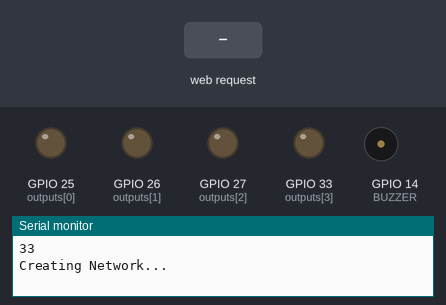
Recording of a sketch running on a simulated ESP32. Parts: output pins drawn as LEDs (lit = HIGH), buzzer (waves = sounding), the last lines printed to the serial monitor. Inputs (shaded band) come from the test bench. Random numbers use the default seed unless the sketch sets one.

Above: at 3.7 s.
3.8 s: HTTP request GET /restart received
At 4.3 s:
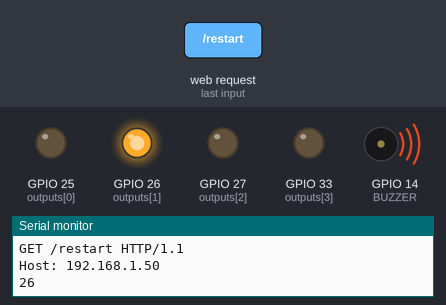
8.3 s: HTTP request GET /pin received
At 9.7 s:
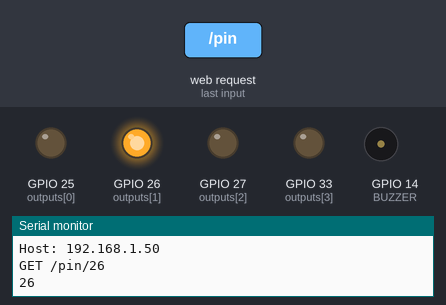
9.8 s: HTTP request GET /pin/ received
At 12.0 s:
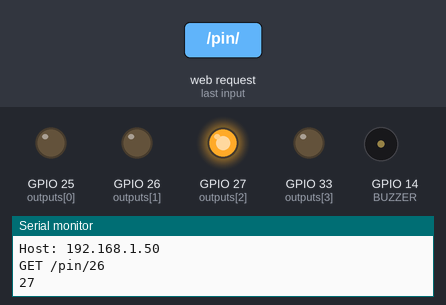
Timing chart, 0 to 13.8 s (numbered marks = the images above; inputs shaded):
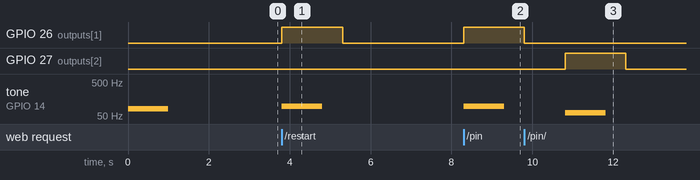

The sketch:

memory.ino
```cpp
#include <WiFi.h>

#define WIFI_NETWORK "ESP32"
#define WIFI_PASSWORD "memory122"
#define WIFI_TIMEOUT_MS 20000

#define BUZZER 14
#define NOTE_B3  62
#define NOTE_C4  65
#define NOTE_G3  98
#define NOTE_E4  82

#define MAX_DIFFICULTY 6

//Usaremos a porta 80
WiFiServer server(80);

//Os pinos dos leds usados
const int outputs[] = {25,26,27,33};
const int n_outputs = sizeof(outputs)/sizeof(const int);

//As notas representantes de cada led
int tones[] = {NOTE_C4, NOTE_G3, NOTE_B3, NOTE_E4};

//O vetor no qual serao guardadas as cores que devem ser apertadas (geracao pseudo-aleatoria)
int answers[MAX_DIFFICULTY];
//O vetor no qual serao armazenadas as notas correspondentes as cores
int notes[MAX_DIFFICULTY];

//Quantas cores se deve responder em cada rodada e a quantidade de rodadas acertadas
int difficulty;

//Posicao da sequencia de cores que deve ser respondida agora
int current_answer = 0;

unsigned long start_time;


void restart_game(){
  difficulty = 1;
  current_answer = 0;
  for(int i = 0; i < MAX_DIFFICULTY; ++i){
    answers[i] = 0;
    notes[i] = 0;
  }
  generate_answers();
  show_answers();
}

void generate_answers(){
  //Atribui um pino pseudo-aleatorio de outputs para cada item da sequencia answers, respeitando a dificuldade
  for(int i = 0; i < difficulty; ++i){
    int random_index = random(0,n_outputs);
    answers[i] = outputs[random_index];
    notes[i] = tones[random_index];
    Serial.println(answers[i]);
  }
}

void show_answers(){
  for(int i = 0; i < difficulty; ++i){
    digitalWrite(answers[i], HIGH);
    tone(BUZZER, notes[i], 1000);
    delay(1500);
    digitalWrite(answers[i], LOW);
    noTone(BUZZER);
    delay(1000);
  }
}

void create_network(){
  Serial.println("Creating Network...");

  WiFi.mode(WIFI_AP);
  WiFi.softAP(WIFI_NETWORK, WIFI_PASSWORD);

  start_time = millis();

  server.begin();
  //Serial.println(WiFi.localIP());
}

void send_response(WiFiClient client){
  //Manda uma resposta para a requisicao feita pelo cliente
  client.println("HTTP/1.1 200 OK");
  client.println("Content-type:text/html");
  client.println("Connection: close");
  client.println();
}

int analyze_request(String header){
  //Toma decisoes diferentes dependendo de qual "pagina" do site esta sendo requisitada
  if(header.indexOf("GET /restart") >= 0){
    restart_game();
    Serial.println("Dentro");
    return 0;
  }
  else if(header.indexOf("GET /game") >= 0){
    Serial.println("Parou?");
    return 0;
  }
  else if(header.indexOf("GET /pin") < 0){
    return 0;
  }

  //Pega a requisicao get do pino da resposta atual (answers[current_answer])
  char get_request[15] = "GET /pin/";
  char pin_name[4];
  sprintf(pin_name, "%d", answers[current_answer]);
  strcat(get_request, pin_name);
  Serial.println(get_request);

  //E compara pra ver se ela foi chamada
  if(header.indexOf(get_request) >= 0){
    //Vai pra proxima cor a ser respondida
    ++current_answer;

    //Se todas ja foram, sobe a dificuldade
    if(current_answer == difficulty){
      current_answer = 0;

      //Se a dificuldade ja era a maxima, o cliente ganhou
      if(difficulty == MAX_DIFFICULTY){
        return 1;
      }

      ++difficulty;
      generate_answers();
      show_answers();
    }
    return 0;
  }
  else{
    //Se o cliente errou
    return -1;
  }
}

void display_header(WiFiClient client){
    client.println(
    "<!DOCTYPE html><html>"
    "<head>"
    "<meta name='viewport' content='width=device-width, initial-scale=1'>"
    "<meta charset='utf-8'>"
    "<title>Jogo da Memória</title>"
    "</head>"
    "<style>"
    ".center {"
    "margin: auto;"
    "width: 60%;"
    "padding:10px;}"
    ".button {"
    "/*background-color: #4CAF50; /* Green */*/"
    "border: none;"
    "color: white;"
    "padding: 15px 32px;"
    "text-align: center;"
    "text-decoration: none;"
    "display: inline-block;"
    "font-size: 16px;"
    "}</style>"
    );
}

void display_page(WiFiClient client){
  //Retorna a pagina HTML para ser mostrada ao cliente
  display_header(client);
  client.println(
    "<body> <div class='center'><h1> <a href='/game'>Teste sua Memória! </a> </h1>"
    "</br>"
    "<a href='/restart' class='button' style='background-color: black;'>Reiniciar Jogo</a>"
    "</br>"
    "<a href='/pin/25' class='button' style='background-color: blue;'>Azul</a>"
    "</br>"
    "<a href='/pin/26' class='button' style='background-color: red;'>Vermelho</a>"
    "</br>"
    "<a href='/pin/27' class='button' style='background-color: green;'>Verde</a>"
    "</br>"
    "<a href='/pin/33' class='button' style='background-color: yellow;'>Amarelo</a>"
  );
  client.print(
    "<p>Pontos: "
   ); client.print(difficulty-1);
   client.println("</p></div></body></html>");
  client.println();
}

void display_win_page(WiFiClient client){
  display_header(client);
  client.println(
    "<body> <div class='center'> <p> **clap clap clap clap** </p>"
    "<a href='/restart'> Reiniciar Jogo</a> </div>"
    "</body></html>"
  );
  client.println();
}

void display_loss_page(WiFiClient client){
  display_header(client);
  client.println(
    "<body> <div class='center'> <p> **sniff sniff sniff sniff** </p>"
    "<a href='/restart'> Reiniciar Jogo</a> </div>"
    "</body></html>"
  );
  client.println();
}

void setup() {
  Serial.begin(115200);
  restart_game();
  for(int i = 0; i < n_outputs; ++i){
    pinMode(outputs[i], OUTPUT);
    digitalWrite(outputs[i], LOW);
  }
  create_network();
}

void loop() {
  //Espera por uma requisicao
  WiFiClient client = server.available();

  if(client){
    start_time = millis();
    unsigned long current_time = start_time;

    Serial.println("A request's here uWu!");

    //Buffer que guardara os caracteres da linha atual da requisicao
    String line_buffer = "";

    //String que guardara toda a requisicao
    String header = "";

    //Enquanto o cliente estiver conectado (e o tempo de espera eh menor que nosso timeout)
    while(client.connected() && (current_time - start_time) < WIFI_TIMEOUT_MS){ //Precisa limitar o numero de clientes para 1
      current_time = millis();

      if(client.available()){
        char c = client.read();
        Serial.write(c);
        header += c;

        if(c == '\n'){
          /*Uma requisicao HTTP acaba com \n\n
          * Como line_buffer eh zerado quando se encontra um \n (ver linhas abaixo), para que ele esteja zerado nesse ponto,
          * precisamos do caso em que foi encontrado \n\n
          */
          if(line_buffer.length() == 0){
            send_response(client);

            int result = analyze_request(header);
            if(result == 1){
              display_win_page(client);
              restart_game();
            }
            else if(result == -1){
              display_loss_page(client);
              restart_game();
            }
            else{
              display_page(client);
            }
            break;
          }
          //line_buffer eh zerado quando se acaba a linha (\n)
          line_buffer = "";
        }
        else if(c != '\r'){
          line_buffer += c;
        }
      }
    }
  }
}
```

Measured:
- after the input at 3.8 s, GPIO 26 (outputs[1]): LOW → HIGH at once, → LOW 1.5 s later; tone on GPIO 14 (BUZZER): silent → 98 Hz at once, → silent 1.0 s later
- after the input at 8.3 s, GPIO 26 (outputs[1]): LOW → HIGH at once; tone on GPIO 14 (BUZZER): silent → 98 Hz at once, → silent 1.0 s later
- after the input at 9.8 s, GPIO 27 (outputs[2]): LOW → HIGH after 1.0 s, → LOW 1.5 s later; tone on GPIO 14 (BUZZER): silent → 62 Hz after 1.0 s, → silent 1.0 s later
